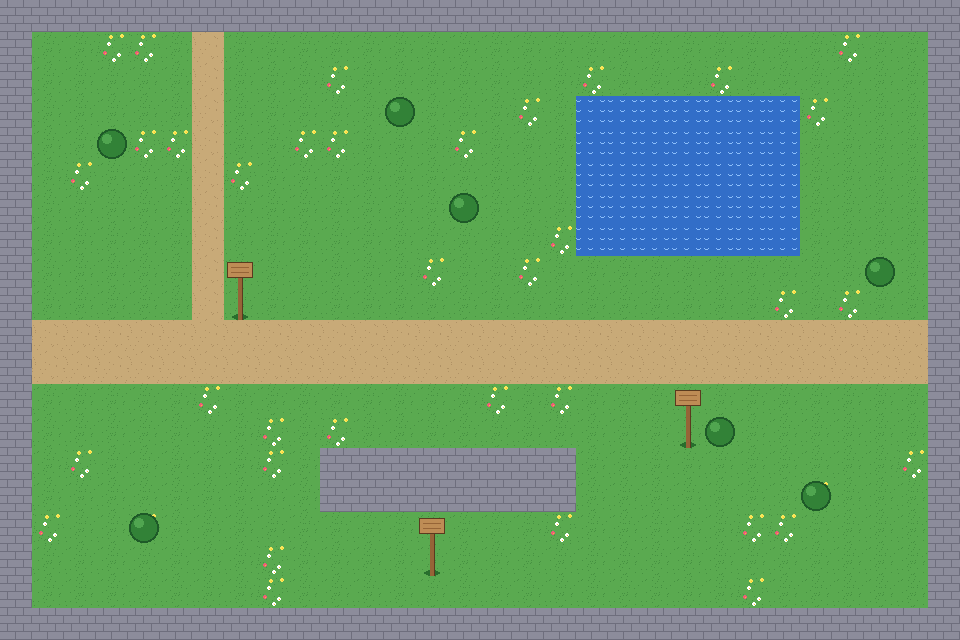

Below is a game level as drawn by its tile map, then a one-line description and the .tmx that defines it (tile-layer data replaced by summaries):
An orthogonal 30x20 tile map with 32x32 px tiles, 4 tile layers (Ground, Ground details, Midground, Foreground), 2 tilesets and 29 objects (16x collision, 8x coin, 2x enemy, player_spawn, trigger, ...).

<map version="1.10" tiledversion="1.10.2" orientation="orthogonal" renderorder="right-down" width="30" height="20" tilewidth="32" tileheight="32" infinite="0" nextlayerid="6" nextobjectid="30">
 <tileset firstgid="1" name="tiles" tilewidth="32" tileheight="32" tilecount="7" columns="7">
  <image source="tiles.png" width="224" height="32" />
  <tile id="3">
   <properties>
    <property name="speed" type="float" value="0.5" />
    <property name="water" type="bool" value="true" />
   </properties>
   <animation>
    <frame tileid="3" duration="400" />
    <frame tileid="4" duration="400" />
   </animation>
  </tile>
 </tileset>
 <tileset firstgid="8" name="props" tilewidth="32" tileheight="32" tilecount="3" columns="3">
  <image source="props.png" width="96" height="32" />
 </tileset>
 <layer id="1" name="Ground" width="30" height="20">
  <data>[600 cells, 600 non-empty, 5 distinct tile ids]</data>
 </layer>
 <layer id="5" name="Ground details" width="30" height="20">
  <data>[600 cells, 3 non-empty, 1 distinct tile ids]</data>
 </layer>
 <layer id="4" name="Midground" width="30" height="20">
  <data>[600 cells, 13 non-empty, 3 distinct tile ids]</data>
 </layer>
 <layer id="2" name="Foreground" width="30" height="20">
  <data>[600 cells, 0 non-empty, 0 distinct tile ids]</data>
 </layer>
 <objectgroup id="3" name="Objects">
  <object id="1" name="player_spawn" x="96" y="320" />
  <object id="2" class="collision" x="0" y="0" width="960" height="32" />
  <object id="3" class="collision" x="0" y="608" width="960" height="32" />
  <object id="4" class="collision" x="0" y="0" width="32" height="640" />
  <object id="5" class="collision" x="928" y="0" width="32" height="640" />
  <object id="6" class="collision" x="608" y="128" width="160" height="96" />
  <object id="7" class="collision" x="320" y="448" width="256" height="64" />
  <object id="8" name="coin" class="coin" x="264" y="168" width="16" height="16" />
  <object id="9" name="coin" class="coin" x="296" y="168" width="16" height="16" />
  <object id="10" name="coin" class="coin" x="488" y="392" width="16" height="16" />
  <object id="11" name="coin" class="coin" x="776" y="328" width="16" height="16" />
  <object id="12" name="coin" class="coin" x="840" y="552" width="16" height="16" />
  <object id="13" name="coin" class="coin" x="104" y="488" width="16" height="16" />
  <object id="14" name="coin" class="coin" x="648" y="520" width="16" height="16" />
  <object id="15" name="coin" class="coin" x="392" y="72" width="16" height="16" />
  <object id="16" name="exit" class="trigger" x="864" y="320" width="32" height="64" />
  <object id="17" name="guard_route" x="560" y="80">
   <polygon points="0,0 256,0 256,192 0,192" />
  </object>
  <object id="18" name="guard" class="enemy" x="544" y="64" width="28" height="28">
   <properties>
    <property name="ai" value="path" />
    <property name="path" value="guard_route" />
   </properties>
  </object>
  <object id="19" name="hunter" class="enemy" x="704" y="512" width="28" height="28">
   <properties>
    <property name="ai" value="chase" />
   </properties>
  </object>
  <object id="20" name="bush_base" class="collision" x="388" y="118" width="24" height="10" />
  <object id="21" name="bush_base" class="collision" x="100" y="150" width="24" height="10" />
  <object id="22" name="bush_base" class="collision" x="452" y="214" width="24" height="10" />
  <object id="23" name="bush_base" class="collision" x="868" y="278" width="24" height="10" />
  <object id="24" name="sign_base" class="collision" x="236" y="312" width="8" height="8" />
  <object id="25" name="sign_base" class="collision" x="684" y="440" width="8" height="8" />
  <object id="26" name="bush_base" class="collision" x="708" y="438" width="24" height="10" />
  <object id="27" name="bush_base" class="collision" x="804" y="502" width="24" height="10" />
  <object id="28" name="bush_base" class="collision" x="132" y="534" width="24" height="10" />
  <object id="29" name="sign_base" class="collision" x="428" y="568" width="8" height="8" />
 </objectgroup>
</map>
